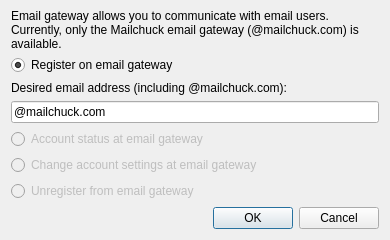
<?xml version="1.0" encoding="UTF-8"?>
<ui version="4.0">
 <class>EmailGatewayDialog</class>
 <widget class="QDialog" name="EmailGatewayDialog">
  <property name="geometry">
   <rect>
    <x>0</x>
    <y>0</y>
    <width>386</width>
    <height>240</height>
   </rect>
  </property>
  <property name="windowTitle">
   <string>Email gateway</string>
  </property>
  <layout class="QGridLayout" name="gridLayout">
   <item row="3" column="0">
    <widget class="QLabel" name="label_2">
     <property name="enabled">
      <bool>true</bool>
     </property>
     <property name="text">
      <string>Desired email address (including @mailchuck.com):</string>
     </property>
    </widget>
   </item>
   <item row="2" column="0">
    <widget class="QRadioButton" name="radioButtonRegister">
     <property name="text">
      <string>Register on email gateway</string>
     </property>
     <property name="checked">
      <bool>true</bool>
     </property>
    </widget>
   </item>
   <item row="8" column="0">
    <widget class="QDialogButtonBox" name="buttonBox">
     <property name="minimumSize">
      <size>
       <width>368</width>
       <height>0</height>
      </size>
     </property>
     <property name="orientation">
      <enum>Qt::Horizontal</enum>
     </property>
     <property name="standardButtons">
      <set>QDialogButtonBox::Cancel|QDialogButtonBox::Ok</set>
     </property>
    </widget>
   </item>
   <item row="4" column="0">
    <widget class="QLineEdit" name="lineEditEmail">
     <property name="enabled">
      <bool>true</bool>
     </property>
     <property name="text">
      <string>@mailchuck.com</string>
     </property>
     <property name="cursorPosition">
      <number>0</number>
     </property>
    </widget>
   </item>
   <item row="0" column="0">
    <widget class="QLabel" name="label">
     <property name="text">
      <string>Email gateway allows you to communicate with email users. Currently, only the Mailchuck email gateway (@mailchuck.com) is available.</string>
     </property>
     <property name="wordWrap">
      <bool>true</bool>
     </property>
    </widget>
   </item>
   <item row="5" column="0">
    <widget class="QRadioButton" name="radioButtonStatus">
     <property name="enabled">
      <bool>false</bool>
     </property>
     <property name="text">
      <string>Account status at email gateway</string>
     </property>
     <property name="checked">
      <bool>false</bool>
     </property>
    </widget>
   </item>
   <item row="6" column="0">
    <widget class="QRadioButton" name="radioButtonSettings">
     <property name="enabled">
      <bool>false</bool>
     </property>
     <property name="text">
      <string>Change account settings at email gateway</string>
     </property>
     <property name="checked">
      <bool>false</bool>
     </property>
    </widget>
   </item>
   <item row="7" column="0">
    <widget class="QRadioButton" name="radioButtonUnregister">
     <property name="enabled">
      <bool>false</bool>
     </property>
     <property name="text">
      <string>Unregister from email gateway</string>
     </property>
     <property name="checked">
      <bool>false</bool>
     </property>
    </widget>
   </item>
  </layout>
 </widget>
 <tabstops>
  <tabstop>radioButtonRegister</tabstop>
  <tabstop>lineEditEmail</tabstop>
  <tabstop>radioButtonStatus</tabstop>
  <tabstop>radioButtonSettings</tabstop>
  <tabstop>radioButtonUnregister</tabstop>
  <tabstop>buttonBox</tabstop>
 </tabstops>
 <resources/>
 <connections>
  <connection>
   <sender>buttonBox</sender>
   <signal>accepted()</signal>
   <receiver>EmailGatewayDialog</receiver>
   <slot>accept()</slot>
   <hints>
    <hint type="sourcelabel">
     <x>227</x>
     <y>152</y>
    </hint>
    <hint type="destinationlabel">
     <x>157</x>
     <y>171</y>
    </hint>
   </hints>
  </connection>
  <connection>
   <sender>buttonBox</sender>
   <signal>rejected()</signal>
   <receiver>EmailGatewayDialog</receiver>
   <slot>reject()</slot>
   <hints>
    <hint type="sourcelabel">
     <x>295</x>
     <y>158</y>
    </hint>
    <hint type="destinationlabel">
     <x>286</x>
     <y>171</y>
    </hint>
   </hints>
  </connection>
  <connection>
   <sender>radioButtonRegister</sender>
   <signal>clicked(bool)</signal>
   <receiver>lineEditEmail</receiver>
   <slot>setEnabled(bool)</slot>
   <hints>
    <hint type="sourcelabel">
     <x>95</x>
     <y>40</y>
    </hint>
    <hint type="destinationlabel">
     <x>94</x>
     <y>123</y>
    </hint>
   </hints>
  </connection>
  <connection>
   <sender>radioButtonUnregister</sender>
   <signal>clicked(bool)</signal>
   <receiver>lineEditEmail</receiver>
   <slot>setDisabled(bool)</slot>
   <hints>
    <hint type="sourcelabel">
     <x>139</x>
     <y>19</y>
    </hint>
    <hint type="destinationlabel">
     <x>187</x>
     <y>123</y>
    </hint>
   </hints>
  </connection>
  <connection>
   <sender>radioButtonStatus</sender>
   <signal>clicked(bool)</signal>
   <receiver>lineEditEmail</receiver>
   <slot>setDisabled(bool)</slot>
   <hints>
    <hint type="sourcelabel">
     <x>20</x>
     <y>20</y>
    </hint>
    <hint type="destinationlabel">
     <x>20</x>
     <y>20</y>
    </hint>
   </hints>
  </connection>
  <connection>
   <sender>radioButtonSettings</sender>
   <signal>clicked(bool)</signal>
   <receiver>lineEditEmail</receiver>
   <slot>setDisabled(bool)</slot>
   <hints>
    <hint type="sourcelabel">
     <x>20</x>
     <y>20</y>
    </hint>
    <hint type="destinationlabel">
     <x>20</x>
     <y>20</y>
    </hint>
   </hints>
  </connection>
 </connections>
</ui>
